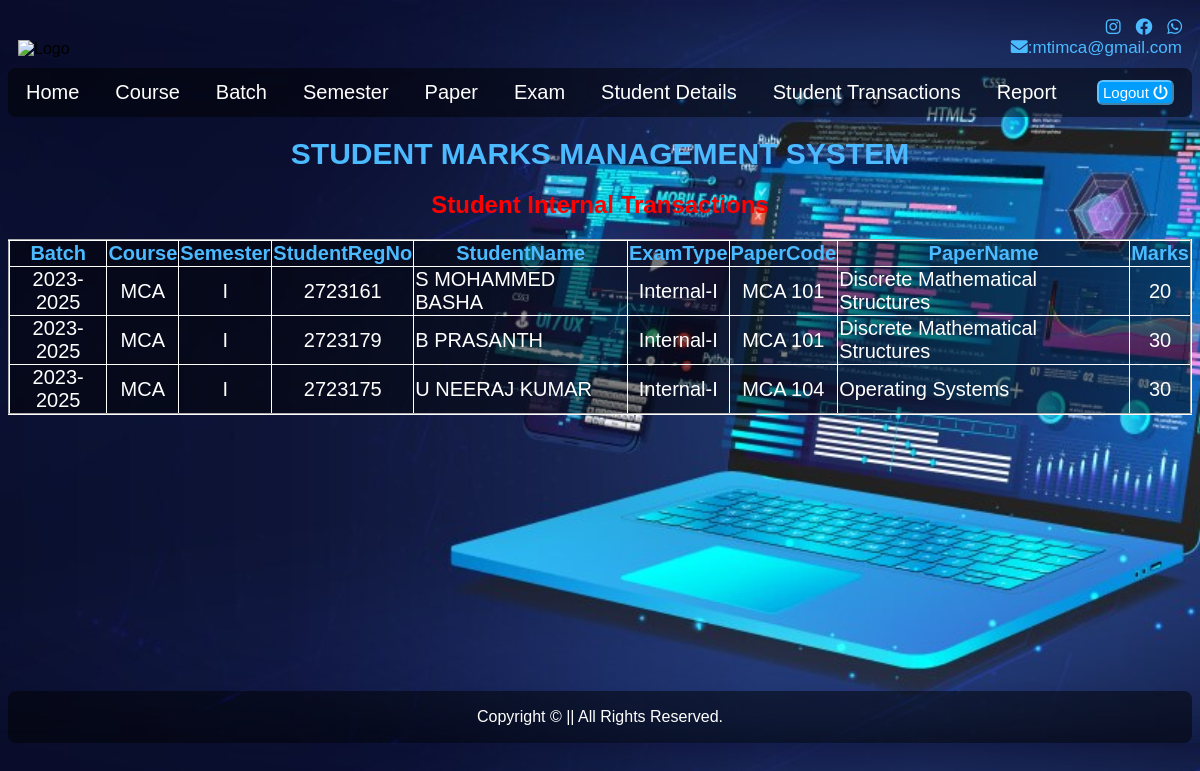
Page /student/displaystudenttrans/ on the committed database.
### student/models.py (models this page shows, shortened)
class StudentInternalTransModel(models.Model):
    course    = models.ForeignKey(CourseMasterModel,on_delete =models.CASCADE)
    batchno   = models.ForeignKey(BatchMasterModel,on_delete =models.CASCADE)
    sem       = models.ForeignKey(SemMasterModel,on_delete =models.CASCADE)
    examtype  = models.ForeignKey(ExamMasterModel,on_delete =models.CASCADE)
    studname  = models.ForeignKey(StudentMasterModel, on_delete =models.CASCADE)
    papername = models.ForeignKey(PaperMasterModel, on_delete =models.CASCADE)
    marks     = models.IntegerField()

class BatchMasterModel(models.Model):
    batchid = models.IntegerField(unique=True)
    batchno = models.CharField(max_length =9, unique=True)
    def __str__(self):
        return self.batchno

class CourseMasterModel(models.Model):
    courseid = models.IntegerField(unique=True)
    course   = models.CharField(max_length =4, unique=True)
    def __str__(self):
        return self.course

class SemMasterModel(models.Model):
    semid = models.IntegerField(unique=True)
    sem   = models.CharField(max_length =3,unique=True)
    def __str__(self):
        return self.sem

class StudentMasterModel(models.Model):
    batchno   = models.ForeignKey(BatchMasterModel,on_delete =models.CASCADE)
    sem       = models.ForeignKey(SemMasterModel,on_delete =models.CASCADE)
    course    = models.ForeignKey(CourseMasterModel,on_delete =models.CASCADE)
    studregno = models.IntegerField(unique=True)
    studname  = models.CharField(max_length =30)

class ExamMasterModel(models.Model):
    examid   = models.IntegerField(unique=True)
    examtype = models.CharField(max_length =13, unique=True)
    def __str__(self):
        return self.examtype

class PaperMasterModel(models.Model):
    papercode    = models.CharField(max_length =8, unique=True)
    papertype    = models.CharField(max_length =18)
    papershtname = models.CharField(max_length=10, unique=True)
    papername    = models.CharField(max_length =50,unique=True)
    def __str__(self):
        return self.papername

### student/views.py (the view)
# urls.py: path('displaystudenttrans/',views.displaystudenttrans,name='displaystudenttrans'),
def displaystudenttrans(request):
    studtrans = StudentInternalTransModel.objects.select_related('batchno', 'course','sem','examtype','studname','papername',).all()
    temp = loader.get_template('displaystudenttrans.html')
    context = {
        'data':studtrans,
    }
    return HttpResponse(temp.render(context,request))

### student/templates/displaystudenttrans.html (shortened to what this page needs)
{% extends "master.html" %}
{% block content %}
<div align="center" style="color: white;">
    <h1>Student Internal Transactions</h1>
        <table border="2" style="border-collapse: collapse; border-color: white; font-size: 20px;">
            <tr class="thead"> <th>Batch</th> <th>Course</th> <th>Semester</th> <th>StudentRegNo</th>
                <th>StudentName</th> <th>ExamType</th> <th>PaperCode</th> <th>PaperName</th> <th>Marks</th></tr>
            {% for x in data %}
            <tr align="center">
                <td>{{x.batchno}}</td>
                <td>{{x.course}}</td>
                <td>{{x.sem}}</td>
                <td>{{x.studname.studregno}}</td>
                <td align="left">{{x.studname.studname}}</td>
                <td>{{x.examtype}}</td>
                <td>{{x.papername.papercode}}</td>
                <td align="left">{{x.papername}}</td>
                <td>{{x.marks}}</td>
            </tr>
            {% endfor %}
        </table>
</div>
{% endblock %}

### student/static/css/styles.css (style rules this page uses)
body { font-family: Arial, Helvetica, sans-serif; background-size:cover; background-position:center; margin-bottom: 0; }
h1 { color:#ff0000; }
.thead { color: #4bbaff; }
table { background-color: #0000007f; }

### rows in the picture
StudentInternalTransModel: batchno "2023-2025", course "MCA", sem "I", studname.studregno "2723161", studname.studname "S MOHAMMED BASHA", examtype "Internal-I", papername.papercode "MCA 101", papername "Discrete Mathematical Structures", marks "20"
StudentInternalTransModel: batchno "2023-2025", course "MCA", sem "I", studname.studregno "2723179", studname.studname "B PRASANTH", examtype "Internal-I", papername.papercode "MCA 101", papername "Discrete Mathematical Structures", marks "30"
StudentInternalTransModel: batchno "2023-2025", course "MCA", sem "I", studname.studregno "2723175", studname.studname "U NEERAJ KUMAR", examtype "Internal-I", papername.papercode "MCA 104", papername "Operating Systems", marks "30"
